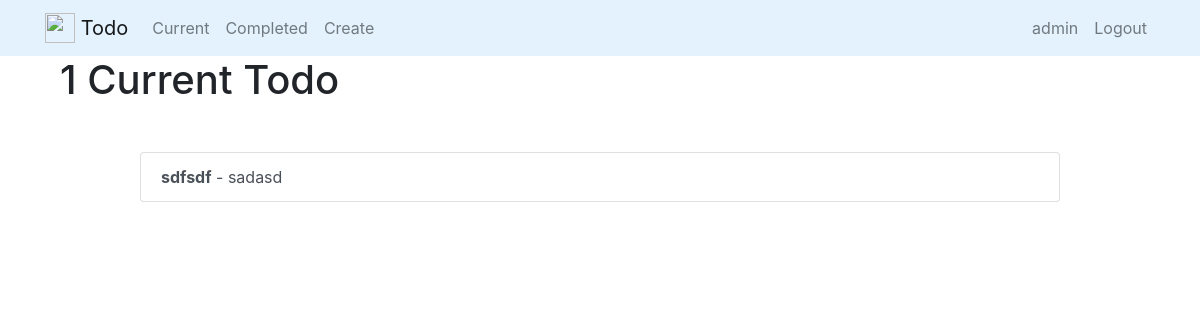
Before: /current/ (signed in) with the older database file.
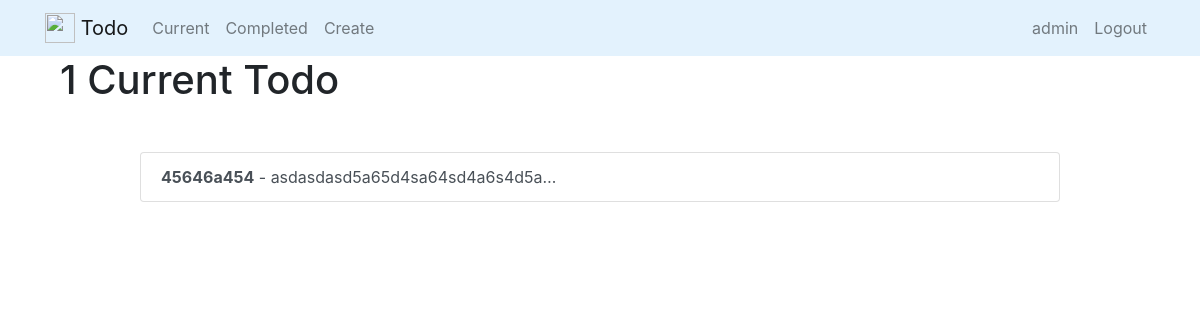
After: the same page with the newer database file.
### todo/models.py (models this page shows, shortened)
class Todo(models.Model):
    title = models.CharField(max_length=100)
    memo = models.TextField(blank=True)
    created = models.DateTimeField(auto_now_add=True)
    datecompleted = models.DateTimeField(null=True, blank=True)
    important = models.BooleanField(default=False)
    user = models.ForeignKey(User, on_delete=models.CASCADE)

### todo/views.py (the view)
# urls.py: path('current/', views.currenttodos, name='currenttodos'),
@login_required
def currenttodos(request):
    todos = Todo.objects.filter(user=request.user, datecompleted__isnull=True)
    return render(request, 'todo/currenttodos.html', {'todos': todos})

### todo/templates/todo/currenttodos.html
{% extends 'todo/base.html' %}
{% block content %}
    <div class="col-md-10">
        {% if todos %}
            <h1>{{ todos.count }} Current Todo {{ todos.count|pluralize }}</h1>
        {% else %}
            <h1>Current Todos</h1>
        {% endif %}
    </div>
    <div class="row justify-content-center mt-5">
        <div class="col-md-10">
            {% if todos %}
                <div class="list-group">
                    {% for todo in todos %}
                        <a href="{% url 'viewtodo' todo.id %}"
                                class="list-group-item list-group-item-action
                                {% if todo.important %} list-group-item-danger {% endif %}">
                            <b>{{ todo.title }}</b>
                            {% if todo.memo %}
                            - {{ todo.memo|truncatechars:30 }}
                            {% endif %}
                        </a>
                    {% endfor %}
                </div>
            {% else %}
                <div class="text-center">
                    <h2>Looks like you don't have any todos!</h2>
                    <br>
                    <a role="button" class="btn btn-primary" href="{% url 'createtodo' %}">New Todo</a>
                </div>
            {% endif %}
        </div>
    </div>
 {% endblock %}

Changed rows visible on the page:
no longer on this page (row edited): Todo: title "sdfsdf", memo "sadasd"
added Todo: title "45646a454", memo "asdasdasd5a65d4sa64sd4a6s4d5a…"
